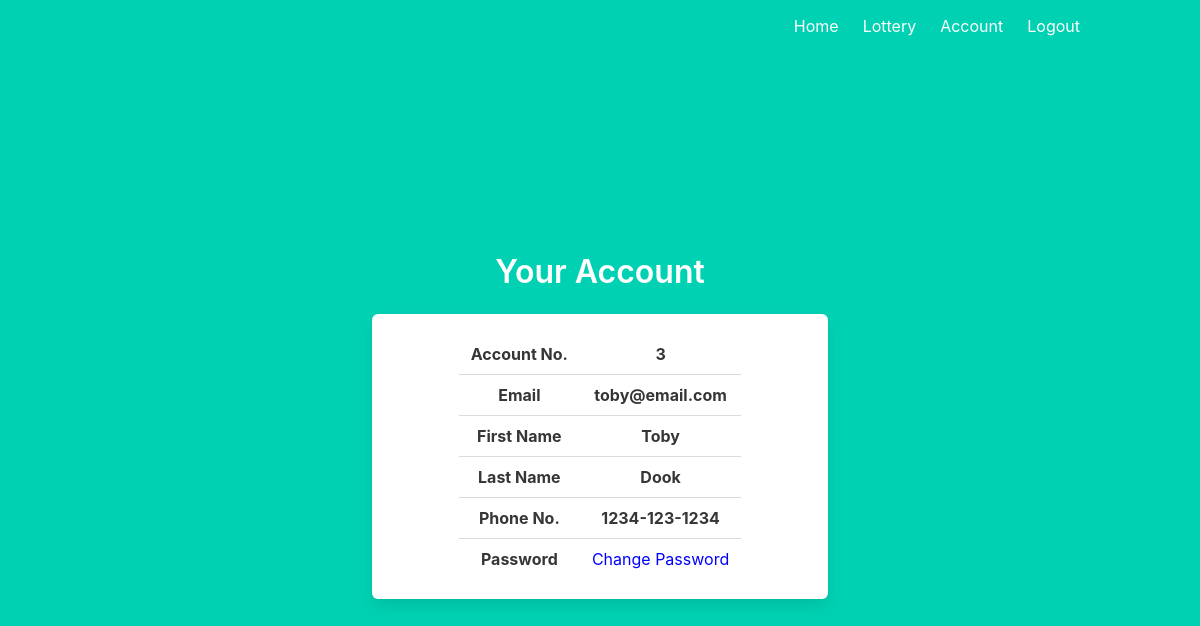
The app's page /account (signed in) with its own data.
### models.py (models this page shows, shortened)
class User(db.Model, UserMixin):
    __tablename__ = 'users'
    id = db.Column(db.Integer, primary_key=True)
    email = db.Column(db.String(100), nullable=False, unique=True)
    password = db.Column(db.String(100), nullable=False)
    firstname = db.Column(db.String(100), nullable=False)
    lastname = db.Column(db.String(100), nullable=False)
    phone = db.Column(db.String(100), nullable=False)
    dob = db.Column(db.String(100), nullable=False)
    postcode = db.Column(db.String(100), nullable=False)
    role = db.Column(db.String(100), nullable=False, default='user')
    pin_key = db.Column(db.String(32), nullable=False, default=pyotp.random_base32())
    registered_on = db.Column(db.DateTime, nullable=False)
    current_login = db.Column(db.DateTime, nullable=True)
    last_login = db.Column(db.DateTime, nullable=True)
    post_key = db.Column(db.BLOB, nullable=False, default=Fernet.generate_key())
    draws = db.relationship('Draw')

### users/views.py (the view)
@users_blueprint.route('/account')
@login_required
def account():
    return render_template('users/account.html',
                           acc_no=current_user.id,
                           email=current_user.email,
                           firstname=current_user.firstname,
                           lastname=current_user.lastname,
                           phone=current_user.phone)

### app.py (called while the page is built)
@login_manager.user_loader
def load_user(id):
    return User.query.get(int(id))

### templates/users/account.html
{% extends "base.html" %}
{% block content %}
<div class="column is-6 is-offset-3">
    <h3 class="title">Your Account</h3>
    <div class="box">
        <table class="table">
        <tbody>
            <tr>
                <th>Account No.</th>
                <th>{{ acc_no }}</th>
            </tr>
            <tr>
                <th>Email</th>
                <th>{{ email }}</th>
            </tr>
            <tr>
                <th>First Name</th>
                <th>{{ firstname }}</th>
            </tr>
            <tr>
                <th>Last Name</th>
                <th>{{ lastname }}</th>
            </tr>
            <tr>
                <th>Phone No.</th>
                <th>{{ phone }}</th>
            </tr>
            <tr>
                <th>Password</th>
                <td><a style='color: blue' href="{{ url_for('users.update_password') }}">Change Password</a></td>
            </tr>
        </tbody>
        </table>
    </div>
</div>
{% endblock %}

### templates/base.html (style rules this page uses)
.table { margin-left: auto; margin-right: auto; }

### records on screen
User: email "toby@email.com", firstname "Toby", lastname "Dook", phone "1234-123-1234"

### other values on screen
{{ acc_no }} "3"
